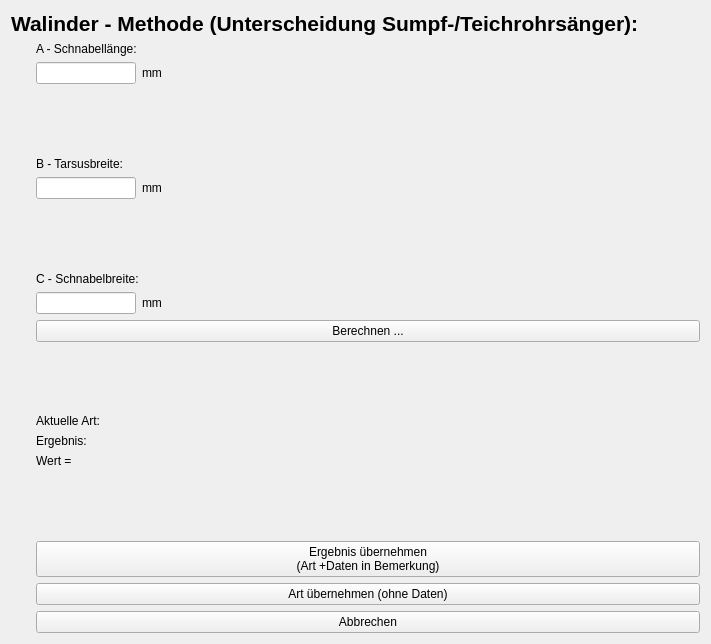
<?xml version="1.0" encoding="UTF-8"?>
<ui version="4.0">
 <class>Form</class>
 <widget class="QWidget" name="Form">
  <property name="geometry">
   <rect>
    <x>0</x>
    <y>0</y>
    <width>711</width>
    <height>644</height>
   </rect>
  </property>
  <property name="windowTitle">
   <string>Form</string>
  </property>
  <layout class="QGridLayout" name="gridLayout">
   <item row="1" column="3">
    <layout class="QVBoxLayout" name="verticalLayout">
     <item>
      <widget class="QLabel" name="label_2">
       <property name="text">
        <string>A - Schnabellänge:</string>
       </property>
      </widget>
     </item>
     <item>
      <layout class="QHBoxLayout" name="horizontalLayout_2">
       <item>
        <widget class="QLineEdit" name="INP_schnabellaenge">
         <property name="maximumSize">
          <size>
           <width>100</width>
           <height>16777215</height>
          </size>
         </property>
        </widget>
       </item>
       <item>
        <widget class="QLabel" name="label_5">
         <property name="text">
          <string>mm</string>
         </property>
        </widget>
       </item>
       <item>
        <spacer name="horizontalSpacer">
         <property name="orientation">
          <enum>Qt::Horizontal</enum>
         </property>
         <property name="sizeHint" stdset="0">
          <size>
           <width>40</width>
           <height>20</height>
          </size>
         </property>
        </spacer>
       </item>
      </layout>
     </item>
     <item>
      <spacer name="verticalSpacer_3">
       <property name="orientation">
        <enum>Qt::Vertical</enum>
       </property>
       <property name="sizeHint" stdset="0">
        <size>
         <width>20</width>
         <height>40</height>
        </size>
       </property>
      </spacer>
     </item>
     <item>
      <widget class="QLabel" name="label_3">
       <property name="text">
        <string>B - Tarsusbreite:</string>
       </property>
      </widget>
     </item>
     <item>
      <layout class="QHBoxLayout" name="horizontalLayout_3">
       <item>
        <widget class="QLineEdit" name="INP_tarsusbreite">
         <property name="maximumSize">
          <size>
           <width>100</width>
           <height>16777215</height>
          </size>
         </property>
        </widget>
       </item>
       <item>
        <widget class="QLabel" name="label_7">
         <property name="text">
          <string>mm</string>
         </property>
        </widget>
       </item>
       <item>
        <spacer name="horizontalSpacer_2">
         <property name="orientation">
          <enum>Qt::Horizontal</enum>
         </property>
         <property name="sizeHint" stdset="0">
          <size>
           <width>40</width>
           <height>20</height>
          </size>
         </property>
        </spacer>
       </item>
      </layout>
     </item>
     <item>
      <spacer name="verticalSpacer_2">
       <property name="orientation">
        <enum>Qt::Vertical</enum>
       </property>
       <property name="sizeHint" stdset="0">
        <size>
         <width>20</width>
         <height>40</height>
        </size>
       </property>
      </spacer>
     </item>
     <item>
      <widget class="QLabel" name="label_4">
       <property name="text">
        <string>C - Schnabelbreite:</string>
       </property>
      </widget>
     </item>
     <item>
      <layout class="QHBoxLayout" name="horizontalLayout_4">
       <item>
        <widget class="QLineEdit" name="INP_schnabelbreite">
         <property name="maximumSize">
          <size>
           <width>100</width>
           <height>16777215</height>
          </size>
         </property>
        </widget>
       </item>
       <item>
        <widget class="QLabel" name="label_8">
         <property name="text">
          <string>mm</string>
         </property>
        </widget>
       </item>
       <item>
        <spacer name="horizontalSpacer_3">
         <property name="orientation">
          <enum>Qt::Horizontal</enum>
         </property>
         <property name="sizeHint" stdset="0">
          <size>
           <width>40</width>
           <height>20</height>
          </size>
         </property>
        </spacer>
       </item>
      </layout>
     </item>
     <item>
      <widget class="QPushButton" name="BTN_calc">
       <property name="text">
        <string>Berechnen ...</string>
       </property>
      </widget>
     </item>
     <item>
      <spacer name="verticalSpacer">
       <property name="orientation">
        <enum>Qt::Vertical</enum>
       </property>
       <property name="sizeHint" stdset="0">
        <size>
         <width>20</width>
         <height>40</height>
        </size>
       </property>
      </spacer>
     </item>
     <item>
      <layout class="QGridLayout" name="gridLayout_2">
       <item row="2" column="0">
        <widget class="QLabel" name="LBL_ergebniswert">
         <property name="maximumSize">
          <size>
           <width>80</width>
           <height>16777215</height>
          </size>
         </property>
         <property name="font">
          <font>
           <pointsize>9</pointsize>
          </font>
         </property>
         <property name="text">
          <string>Wert = </string>
         </property>
         <property name="textFormat">
          <enum>Qt::PlainText</enum>
         </property>
        </widget>
       </item>
       <item row="0" column="0">
        <widget class="QLabel" name="label_current_spec">
         <property name="maximumSize">
          <size>
           <width>80</width>
           <height>16777215</height>
          </size>
         </property>
         <property name="font">
          <font>
           <pointsize>9</pointsize>
          </font>
         </property>
         <property name="text">
          <string>Aktuelle Art:</string>
         </property>
        </widget>
       </item>
       <item row="1" column="0">
        <widget class="QLabel" name="label_result">
         <property name="maximumSize">
          <size>
           <width>80</width>
           <height>16777215</height>
          </size>
         </property>
         <property name="font">
          <font>
           <pointsize>9</pointsize>
          </font>
         </property>
         <property name="text">
          <string>Ergebnis: </string>
         </property>
        </widget>
       </item>
       <item row="0" column="1">
        <widget class="QLabel" name="LBL_current_species">
         <property name="font">
          <font>
           <italic>true</italic>
          </font>
         </property>
         <property name="text">
          <string/>
         </property>
        </widget>
       </item>
       <item row="1" column="1">
        <widget class="QLabel" name="LBL_Ergebnis">
         <property name="font">
          <font>
           <italic>true</italic>
          </font>
         </property>
         <property name="text">
          <string/>
         </property>
        </widget>
       </item>
       <item row="2" column="1">
        <widget class="QLabel" name="LBL_result_value">
         <property name="text">
          <string/>
         </property>
        </widget>
       </item>
      </layout>
     </item>
     <item>
      <spacer name="verticalSpacer_4">
       <property name="orientation">
        <enum>Qt::Vertical</enum>
       </property>
       <property name="sizeHint" stdset="0">
        <size>
         <width>20</width>
         <height>40</height>
        </size>
       </property>
      </spacer>
     </item>
     <item>
      <widget class="QPushButton" name="BTN_take_all">
       <property name="text">
        <string>Ergebnis übernehmen 
(Art +Daten in Bemerkung)</string>
       </property>
      </widget>
     </item>
     <item>
      <widget class="QPushButton" name="BTN_take_species">
       <property name="text">
        <string>Art übernehmen (ohne Daten)</string>
       </property>
      </widget>
     </item>
     <item>
      <widget class="QPushButton" name="BTN_cancel">
       <property name="text">
        <string>Abbrechen</string>
       </property>
      </widget>
     </item>
    </layout>
   </item>
   <item row="1" column="0">
    <widget class="QLabel" name="label">
     <property name="sizePolicy">
      <sizepolicy hsizetype="Fixed" vsizetype="Fixed">
       <horstretch>0</horstretch>
       <verstretch>0</verstretch>
      </sizepolicy>
     </property>
     <property name="maximumSize">
      <size>
       <width>400</width>
       <height>600</height>
      </size>
     </property>
     <property name="text">
      <string/>
     </property>
     <property name="pixmap">
      <pixmap>../../doku/walinder.jpg</pixmap>
     </property>
     <property name="scaledContents">
      <bool>true</bool>
     </property>
    </widget>
   </item>
   <item row="0" column="0" colspan="4">
    <layout class="QHBoxLayout" name="horizontalLayout">
     <item>
      <widget class="QLabel" name="label_6">
       <property name="font">
        <font>
         <pointsize>16</pointsize>
         <bold>true</bold>
        </font>
       </property>
       <property name="text">
        <string>Walinder - Methode (Unterscheidung Sumpf-/Teichrohrsänger):</string>
       </property>
      </widget>
     </item>
    </layout>
   </item>
  </layout>
 </widget>
 <tabstops>
  <tabstop>INP_schnabellaenge</tabstop>
  <tabstop>INP_tarsusbreite</tabstop>
  <tabstop>INP_schnabelbreite</tabstop>
  <tabstop>BTN_calc</tabstop>
  <tabstop>BTN_take_all</tabstop>
  <tabstop>BTN_take_species</tabstop>
  <tabstop>BTN_cancel</tabstop>
 </tabstops>
 <resources/>
 <connections/>
</ui>
